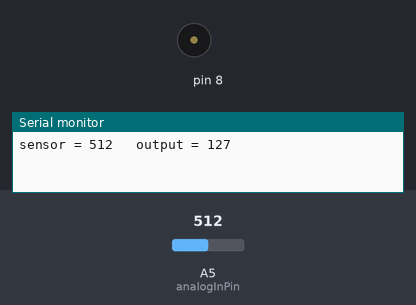
The sketch below on a simulated Arduino Uno, built with avr-gcc and run on an emulated ATmega328P. Parts: buzzer (waves = sounding), the last lines printed to the serial monitor. The test bench sets the inputs (shaded band); at power-on: A5 (analogInPin) = 512.

Above: at 0.9 s.
2.7 s: A5 (analogInPin) set to 413
6.2 s: A5 (analogInPin) set to 391
At 7.6 s:
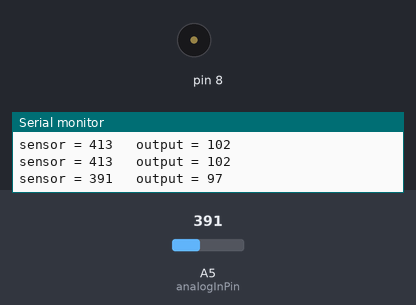
8.6 s: A5 (analogInPin) set to 511
At 9.8 s:
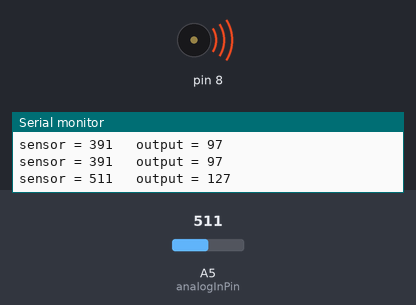
14.2 s: A5 (analogInPin) set to 306
At 14.7 s:
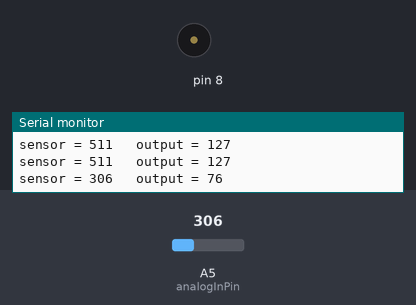
Timing chart, 0 to 17.2 s (numbered marks = the images above; inputs shaded):
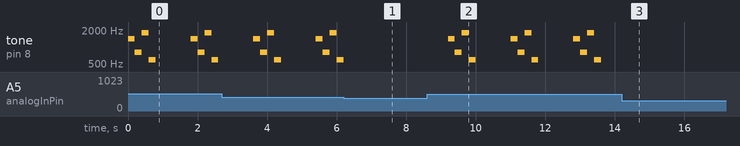

Measured:
- after the input at 6.2 s, tone on pin 8: goes on until 6.2 s, then stays silent
- after the input at 8.6 s, tone on pin 8: silent → 1400 Hz after 0.61 s, then repeats every 1.8 s: 800 Hz 0.20 s, 1800 Hz 0.20 s, 600 Hz 0.20 s, silent 1.0 s, 1400 Hz 0.20 s
- after the input at 14.2 s, tone on pin 8: stops changing and stays silent
- by itself, tone on pin 8: plays 1400 Hz for 0.20 s, 800 Hz for 0.20 s, 1800 Hz for 0.20 s, 600 Hz for 0.20 s, 1400 Hz for 0.20 s, 800 Hz for 0.20 s … (8 notes in this stretch)

The sketch:

water_lev.ino
```cpp
const int analogInPin = A5;

int sensorValue = 0;
int outputValue = 0;
void setup()
{
  Serial.begin(9600);
}

void loop()
{
  sensorValue = analogRead(analogInPin);
  outputValue = map(sensorValue, 0, 1023, 0, 255);

  Serial.print("sensor = ");
  Serial.print(sensorValue);
  Serial.print("\t output = ");
  Serial.println(outputValue);
  if (outputValue> 100)
  {
    //add a buzzer/led to pin 8
    tone(8, 1400, 500);
      delay(200);
      tone(8, 800, 200);
      delay(200);
      tone(8, 1800, 500);
      delay(200);
      tone(8, 600, 200);
      delay(200);
  }
    delay(1000);
}
```
